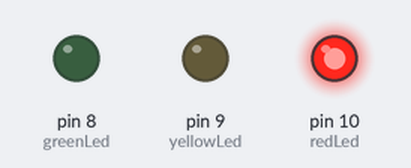
Recording of a sketch running on a simulated Arduino Uno, built with avr-gcc and run on an emulated ATmega328P. Parts: output pins drawn as LEDs (lit = HIGH).

Above: at 2.5 s.
At 6.0 s:
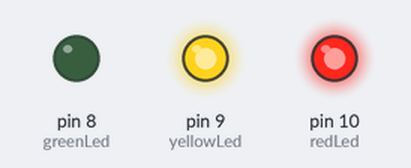
At 9.5 s:
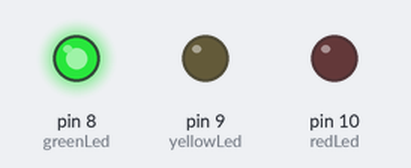
At 13.0 s:
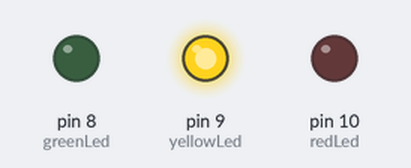
Timing chart, 0 to 18.2 s (numbered marks = the images above):
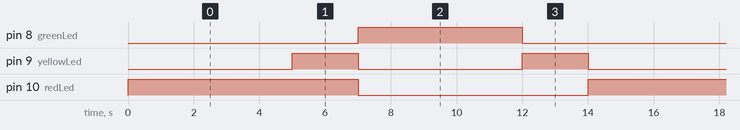

Measured:
- by itself, pin 8 (greenLed): alternates HIGH for 5.0 s and LOW for 9.0 s
- by itself, pin 9 (yellowLed): alternates HIGH for 2.0 s and LOW for 5.0 s
- by itself, pin 10 (redLed): alternates HIGH for 7.0 s and LOW for 7.0 s

The sketch:

p2-ex_traffic_lights.ino
```cpp
// p2 exercise: traffic light (pp31)
int redLed = 10;
int yellowLed = 9;
int greenLed = 8;

void setup() {
  // put your setup code here, to run once:
  pinMode(redLed, OUTPUT);
  pinMode(yellowLed, OUTPUT);
  pinMode(greenLed, OUTPUT);
}

void loop() {
  // put your main code here, to run repeatedly:
  // red for 5s
  digitalWrite(redLed, HIGH);
  delay(5000);

  // red + yellow for 2s
  digitalWrite(yellowLed, HIGH);
  delay(2000);

  // green for 5s
  digitalWrite(redLed, LOW);
  digitalWrite(yellowLed, LOW);
  digitalWrite(greenLed, HIGH);
  delay(5000);

  // yellow for 2s
  digitalWrite(greenLed, LOW);
  digitalWrite(yellowLed, HIGH);
  delay(2000);
  digitalWrite(yellowLed, LOW);
}
```
